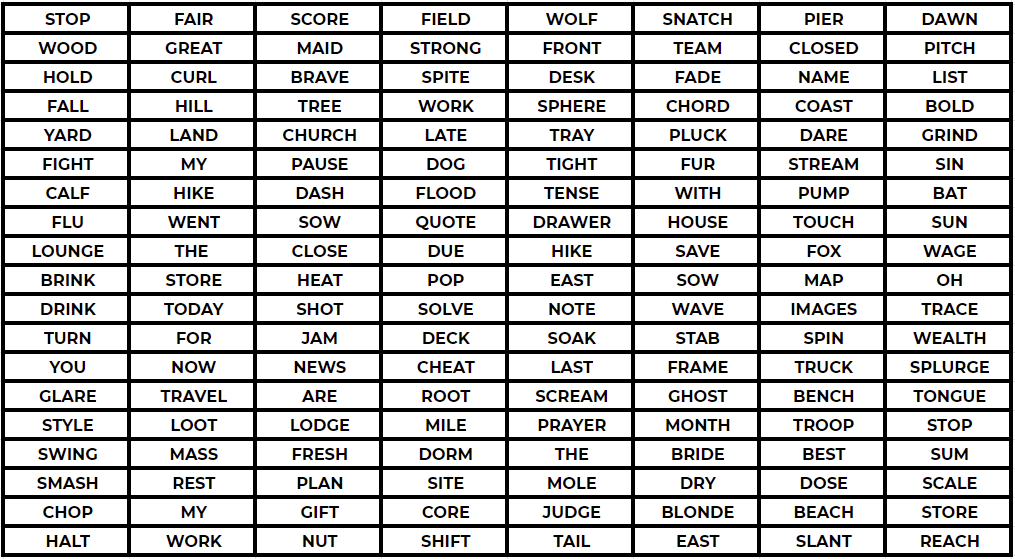
#> input picture UDEMY/Python_bootcamp/14-Working-with-Images/word_matrix.png, 1015 x 559 px
$ jupyter execute new.ipynb
#> lines starting #> are read from the running program, lines starting #| are printed output that depends on the picture
[cell 1]
from PIL import Image


words = Image.open("word_matrix.png")
#> words is the input picture: PIL image 1015x559 RGBA; mean R, G, B, A 192.9, 192.7, 192.7, 255
mask = Image.open("mask.png")
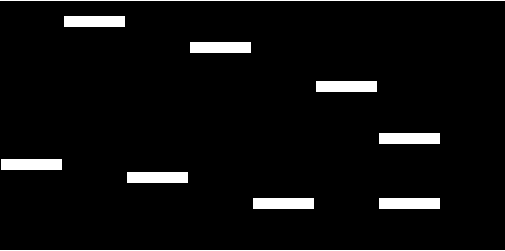
#> input picture UDEMY/Python_bootcamp/14-Working-with-Images/mask.png, 505 x 251 px
#> mask is the input picture: PIL image 505x251 RGBA; mean R, G, B, A 12.8, 12.8, 12.8, 255

[cell 2]
print(words.size)
#| (1015, 559)
print(mask.size)
#| (505, 251)

[cell 3]
mask = mask.resize(words.size)
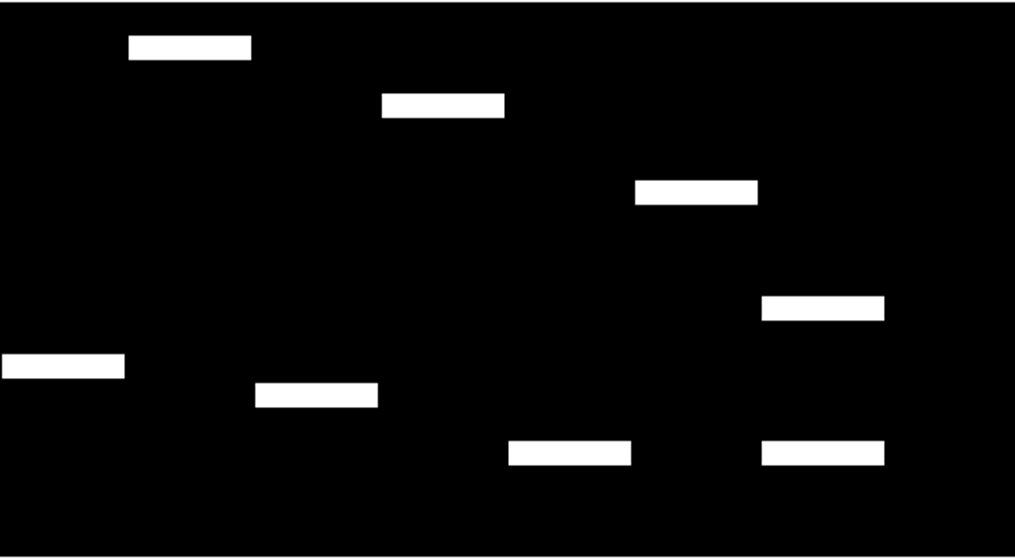
#> mask: PIL image 1015x559 RGBA; mean R, G, B, A 12.9, 12.9, 12.9, 255

[cell 4]
mask.putalpha(60)
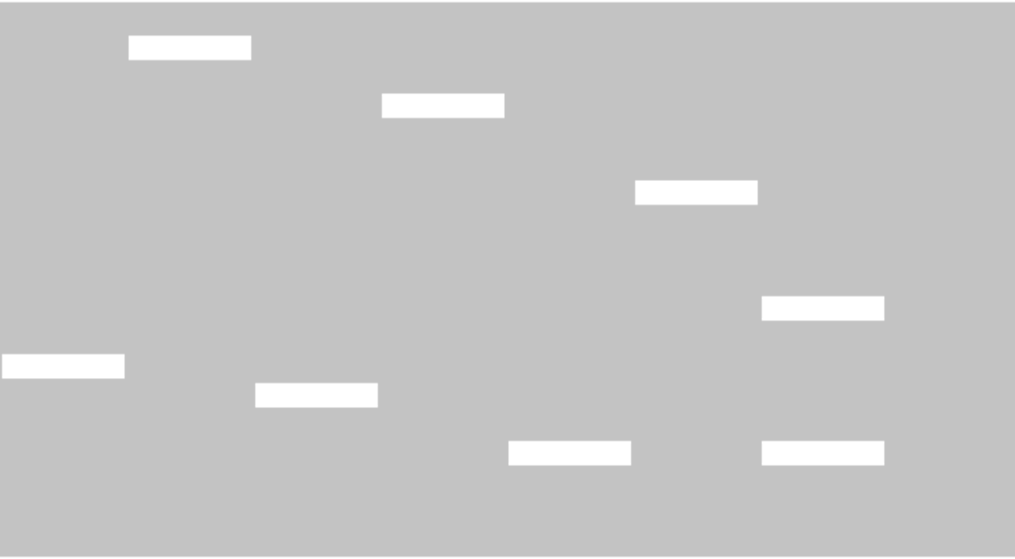
#> mask: PIL image 1015x559 RGBA; mean R, G, B, A 12.9, 12.9, 12.9, 60; transparent parts drawn white
words.putalpha(190)
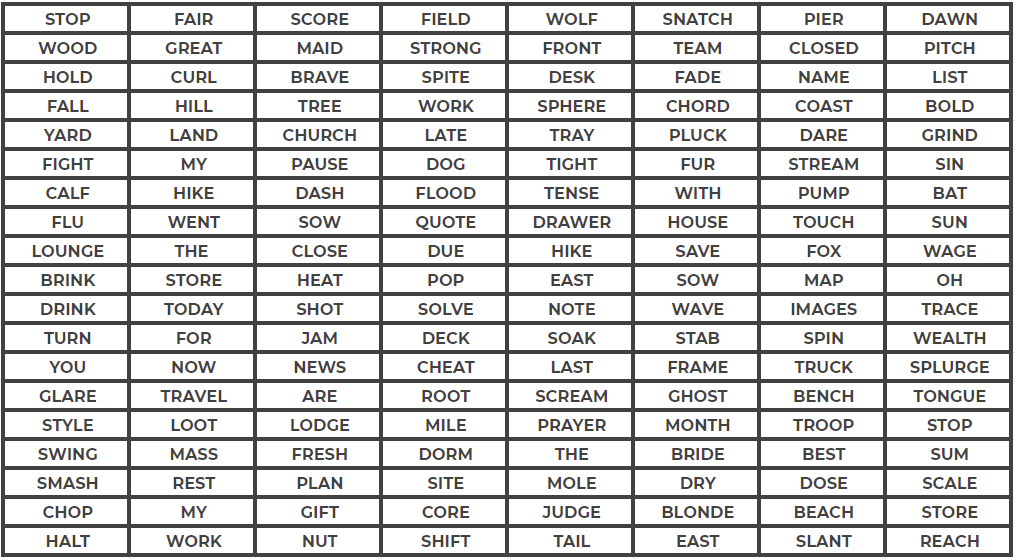
#> words: PIL image 1015x559 RGBA; mean R, G, B, A 192.9, 192.7, 192.7, 190; transparent parts drawn white
# mask
words.paste(im=mask, box=(0,0), mask=words)
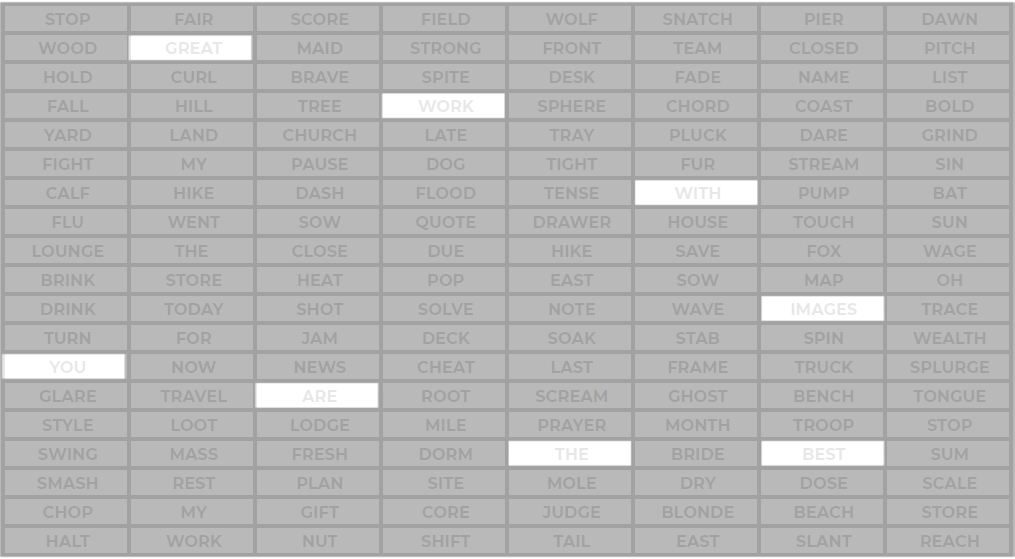
#> words: PIL image 1015x559 RGBA; mean R, G, B, A 58.8, 58.7, 58.7, 93; transparent parts drawn white

words
